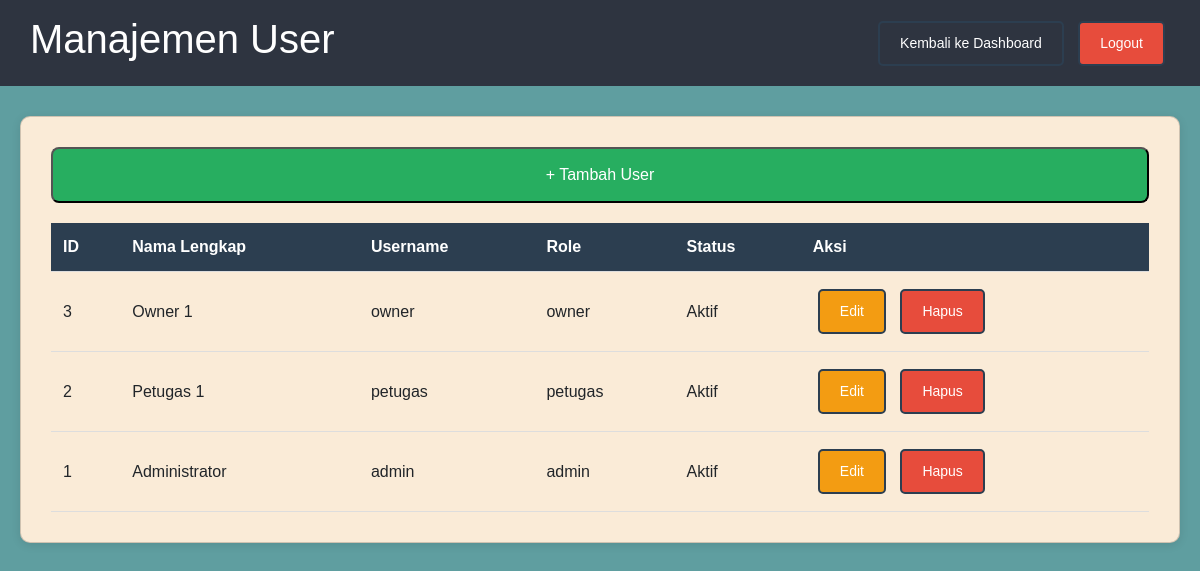
/admin/user.php (signed in), run on the app's committed database.
### tables this page shows
CREATE TABLE IF NOT EXISTS tb_user (
    id_user INT(11) AUTO_INCREMENT PRIMARY KEY,
    nama_lengkap VARCHAR(50) NOT NULL,
    username VARCHAR(50) NOT NULL UNIQUE,
    password VARCHAR(100) NOT NULL,
    role ENUM('admin', 'petugas', 'owner') NOT NULL,
    status_aktif TINYINT(1) DEFAULT 1
);

### admin/user.php (the view, shortened to what this page needs)
<?php
require '../koneksi.php';
$result = mysqli_query($conn, "SELECT * FROM tb_user ORDER BY id_user DESC");
?>
<!DOCTYPE html>
<html lang="id">
<head>
    <link href="https://cdn.jsdelivr.net/npm/bootstrap@5.3.8/dist/css/bootstrap.min.css" rel="stylesheet"
>
</head>
<body>
    <div class="header">
        <h1>Manajemen User</h1>
        <div>
            <a href="../dashboard.php" class="btn">Kembali ke Dashboard</a>
            <a href="../logout.php" class="btn btn-danger">Logout</a>
        </div>
    </div>
    <div class="container">
        <div class="card">
            <button class="btn-tambah" onclick="document.getElementById('modalTambah').style.display='block'">+
                Tambah User</button>
            <table>
                <thead>
                    <tr>
                        <th>ID</th>
                        <th>Nama Lengkap</th>
                        <th>Username</th>
                        <th>Role</th>
                        <th>Status</th>
                        <th>Aksi</th>
                    </tr>
                </thead>
                <tbody>
                    <?php while ($row = mysqli_fetch_assoc($result)): ?>
                        <tr>
                            <td><?php echo $row['id_user']; ?></td>
                            <td><?php echo $row['nama_lengkap']; ?></td>
                            <td><?php echo $row['username']; ?></td>
                            <td><?php echo $row['role']; ?></td>
                            <td><?php echo $row['status_aktif'] ? 'Aktif' : 'Nonaktif'; ?></td>
                            <td>
                                <button class="btn"
                                    onclick="editUser(<?php echo $row['id_user']; ?>, '<?php echo $row['nama_lengkap']; ?>', '<?php echo $row['username']; ?>', '<?php echo $row['role']; ?>', <?php echo $row['status_aktif']; ?>)"
                                    style="background: #f39c12;">Edit</button>
                                <form method="POST" style="display: inline;"
                                    onsubmit="return confirm('Yakin ingin menghapus?');">
                                    <button type="submit" name="hapus" class="btn btn-danger">Hapus</button>
                                </form>
                            </td>
                        </tr>
                    <?php endwhile; ?>
                </tbody>
            </table>
        </div>
    </div>
</body>
</html>

### admin/user.php (style rules this page uses)
* { margin: 0; padding: 0; box-sizing: border-box; }
body { font-family: Arial, sans-serif; background: cadetblue; }
.header { background: #2E3440; color: white; padding: 15px 30px; display: flex; justify-content: space-between; align-items: center; }
.container { max-width: 1200px; margin: 30px auto; padding: 0 20px; }
.card { background: antiquewhite; padding: 30px; border-radius: 10px; box-shadow: 0 2px 10px rgba(0, 0, 0, 0.1); margin-bottom: 30px; }
.btn-tambah { padding: 14px 20px; font-size: 16px; border-radius: 8px; background-color: #27ae60; color: white; }
.btn { display: inline-block; padding: 10px 20px; background: transparent; color: white; text-decoration: none; border-radius: 5px; border: 2px solid #2c3e50; cursor: pointer; font-size: 14px; margin: 5px; }
.btn-danger { background: #e74c3c; }
table { width: 100%; border-collapse: collapse; margin-top: 20px; }
th, td { padding: 12px; text-align: left; border-bottom: 1px solid #ddd; }
th { background: #2c3e50; color: white; }

### data on the page
tb_user: id_user "3", nama_lengkap "Owner 1", username "owner", role "owner", status_aktif "Aktif"
tb_user: id_user "2", nama_lengkap "Petugas 1", username "petugas", role "petugas", status_aktif "Aktif"
tb_user: id_user "1", nama_lengkap "Administrator", username "admin", role "admin", status_aktif "Aktif"
